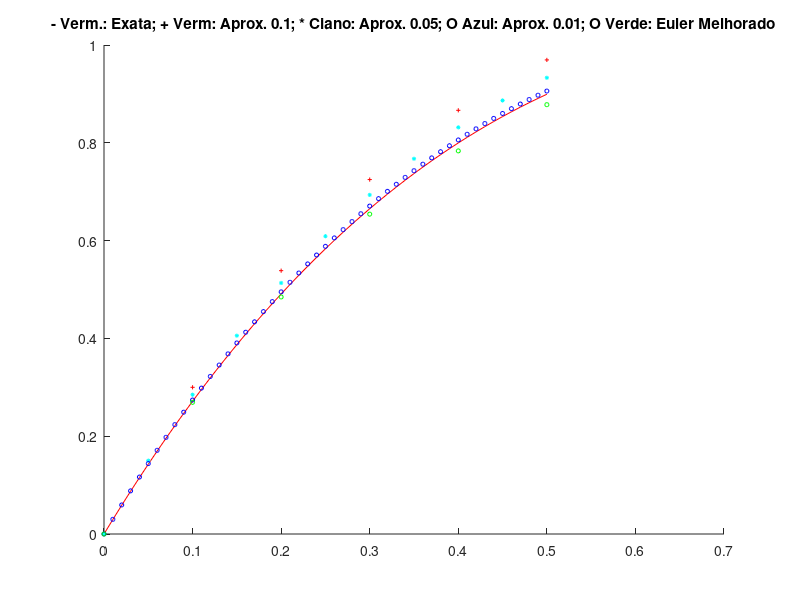

MATLAB code for this plot:
disp("Método de Euler para resolução aproximada de EDOs:");
disp("y' = 3cos(t) - 2y, t in (a, b]");
disp("y(a) = 0");

clear all
clc

y0 = 0;
a  = 0;
b  = 0.5;
ha = 0.1;
hb = 0.05;
hc = 0.01;

N1a = (b - a)/ha + 1;
N1b = (b - a)/hb + 1;
N1c = (b - a)/hc + 1;
N2a = 10*(N1a-1) + 1;

phi(1) = y0;
ya(1)  = y0;
xa(1)  = y0;
yb(1)  = y0;
yc(1)  = y0;

t1a(1) = a;
t1b(1) = a;
t1c(1) = a;
t2(1)  = a;


for i = 1:N1a-1
    t1a(i+1) = t1a(i) + ha;
    ya(i+1) = ya(i) + (3*cos(t1a(i)) - 2*ya(i))*ha;
    xa(i+1) = xa(i) + ((3*cos(t1a(i)) - 2*xa(i))+(3*cos(t1a(i+1)) - 2*ya(i+1)))*ha/2;
end

for i = 1:N1b-1
    t1b(i+1) = t1b(i) + hb;
    yb(i+1) = yb(i) + (3*cos(t1b(i)) - 2*yb(i))*hb;
end

for i = 1:N1c-1
    t1c(i+1) = t1c(i) + hc;
    yc(i+1) = yc(i) + (3*cos(t1c(i)) - 2*yc(i))*hc;
end

for i = 1:N2a-1
    t2(i+1) = t2(i) + 0.1*ha;
    phi(i+1) = 6/5*cos(t2(i+1)) + 3/5*sin(t2(i+1)) - 6/5*exp(-2*t2(i+1));
end


hold on
plot(t2, phi,"-r")
plot(t1a, ya, "r+", "markersize", 3)
plot(t1b, yb, "c*", "markersize", 3)
plot(t1c, yc, "ob", "markersize", 3)
plot(t1a, xa, "og", "markersize", 3);
hold off

title('- Verm.: Exata; + Verm: Aprox. 0.1; * Ciano: Aprox. 0.05; O Azul: Aprox. 0.01; O Verde: Euler Melhorado');
